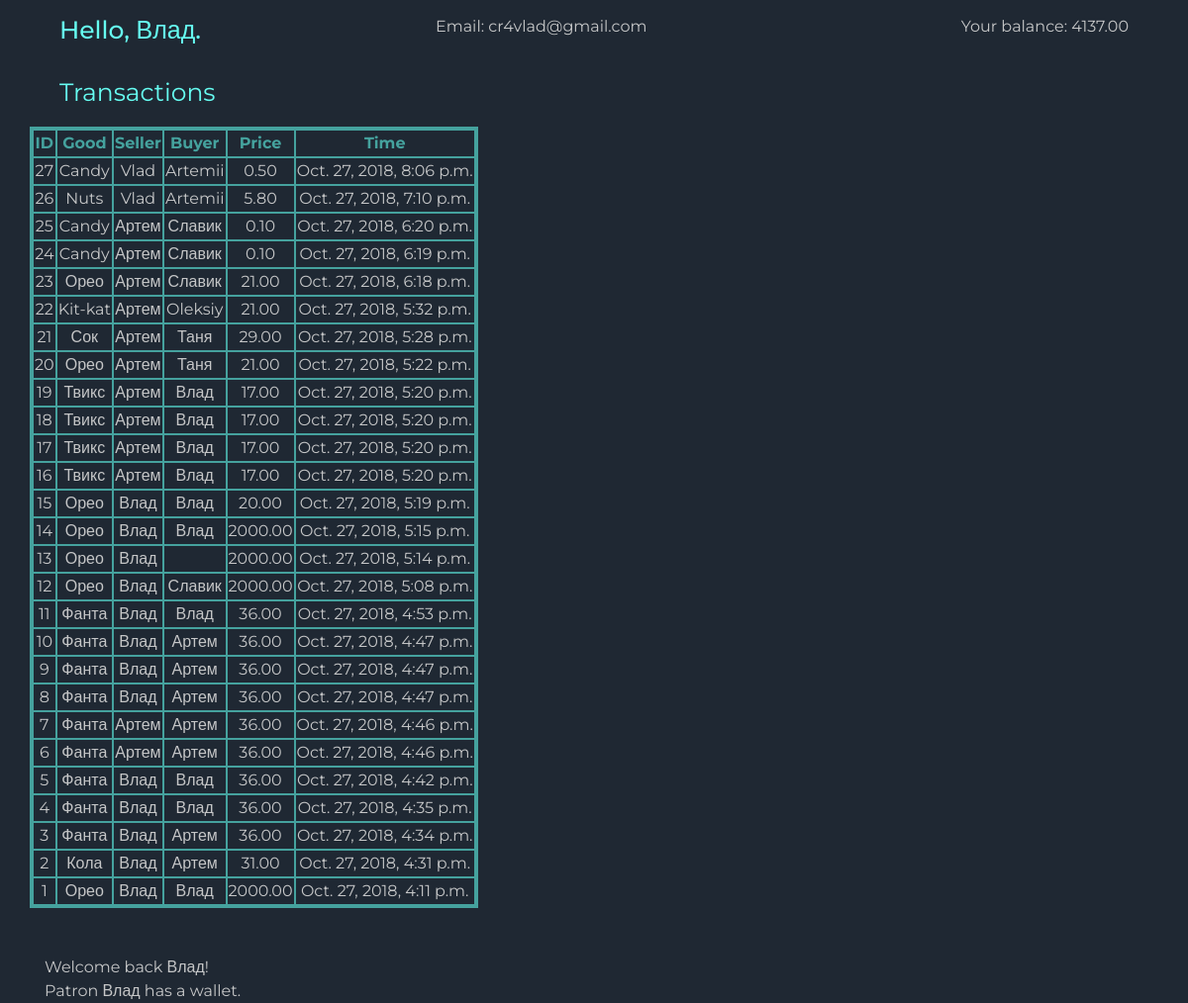
Page /retail/patron/Влад/ on the committed database.
### retail/models.py (models this page shows)
class Patron(models.Model):
    nickname = models.CharField(max_length=40)
    email = models.CharField(max_length=20, null=True)

class Wallet(models.Model):
    balance = models.DecimalField(decimal_places=2, max_digits=10, default=0)
    patron = models.OneToOneField(
        Patron, related_name='wallet', on_delete=models.PROTECT
    )
    class Meta:
        verbose_name = 'Wallet'
        verbose_name_plural = ' Wallets'

class Purchase(models.Model):
    name = models.CharField(max_length=255)
    price = models.DecimalField(default=0, max_digits=10, decimal_places=2)
    seller = models.ForeignKey(Patron, on_delete=models.CASCADE, related_name='seller')
    buyer = models.ForeignKey(Patron, on_delete=models.CASCADE, related_name='buyer')
    created = models.DateTimeField(auto_now_add=True)
    class Meta:
        verbose_name = 'Purchase'
        verbose_name_plural = 'Purchases'

### retail/templates/retail/dashboard.html (shortened to what this page needs)
{% load static %}
<!doctype html>
<html lang="en">
  <head>
    <link rel="stylesheet" href="https://stackpath.bootstrapcdn.com/bootstrap/4.1.3/css/bootstrap.min.css">
    <link rel="stylesheet" href="{% static 'css/style.css' %}">
  </head>
  <body>
  <div class='container'>
    <div class="row align-items-start justify-content-between">
      <div class="col-4"><h1>Hello, {{ patron.nickname }}.</h1></div>
      <div class="col-4"><p>Email: {{ patron.email }}</p></div>
      <div class="col-4 text-right"><p>Your balance: {{ wallet.balance }}</p></div>
    </div>
    <div class="row align-items-center">
      Transactions
    </div>
    <div class="row align-items-end">
      <div id="purchases">
        <table class="table-responsive">
          <tr><th>ID</th><th>Good</th><th>Seller</th><th>Buyer</th><th>Price</th><th>Time</th></tr>
          {% for purchase in purchases %}
          <tr><td>{{ purchase.pk }}</td><td>{{ purchase.name }}</td><td>{{ purchase.seller.nickname }}</td><td>{{ purchase.buyer.nickname }}</td><td>{{ purchase.price }}</td><td>{{ purchase.created }}</td></tr>
          {% endfor %}
        </table>
      </div>
    </div><br><br>
    {{ message | safe }}
  </div>
  </body>
</html>

### retail/static/css/style.css (style rules this page uses)
body { font-family: "Montserrat", "Helvetica", "Lucida Sans", "Lucida Sans Unicode", "Luxi Sans", Tahoma, sans-serif; font-size: 16px; color: #c5c6c7; background-color: #1f2833; }
h1, h2, h3, h4, h5, h6, .align-items-center { font-size: 25px; color: #66fcf1; margin: 15px; }
p { margin: 15px; }
table, td, th { text-align: center; border: 2px solid #45a29e; }
th { color: #45a29e; }

### rows in the picture
Patron: nickname "Влад", email "cr4vlad@gmail.com"
Wallet: balance "4137.00"
Purchase: pk "27", name "Candy", seller.nickname "Vlad", buyer.nickname "Artemii", price "0.50", created "Oct. 27, 2018, 8:06 p.m."
Purchase: pk "26", name "Nuts", seller.nickname "Vlad", buyer.nickname "Artemii", price "5.80", created "Oct. 27, 2018, 7:10 p.m."
Purchase: pk "25", name "Candy", seller.nickname "Артем", buyer.nickname "Славик", price "0.10", created "Oct. 27, 2018, 6:20 p.m."
Purchase: pk "24", name "Candy", seller.nickname "Артем", buyer.nickname "Славик", price "0.10", created "Oct. 27, 2018, 6:19 p.m."
Purchase: pk "23", name "Орео", seller.nickname "Артем", buyer.nickname "Славик", price "21.00", created "Oct. 27, 2018, 6:18 p.m."
Purchase: pk "22", name "Kit-kat", seller.nickname "Артем", buyer.nickname "Oleksiy", price "21.00", created "Oct. 27, 2018, 5:32 p.m."
Purchase: pk "21", name "Сок", seller.nickname "Артем", buyer.nickname "Таня", price "29.00", created "Oct. 27, 2018, 5:28 p.m."
Purchase: pk "20", name "Орео", seller.nickname "Артем", buyer.nickname "Таня", price "21.00", created "Oct. 27, 2018, 5:22 p.m."
Purchase: pk "19", name "Твикс", seller.nickname "Артем", buyer.nickname "Влад", price "17.00", created "Oct. 27, 2018, 5:20 p.m."
Purchase: pk "18", name "Твикс", seller.nickname "Артем", buyer.nickname "Влад", price "17.00", created "Oct. 27, 2018, 5:20 p.m."
Purchase: pk "17", name "Твикс", seller.nickname "Артем", buyer.nickname "Влад", price "17.00", created "Oct. 27, 2018, 5:20 p.m."
Purchase: pk "16", name "Твикс", seller.nickname "Артем", buyer.nickname "Влад", price "17.00", created "Oct. 27, 2018, 5:20 p.m."
Purchase: pk "15", name "Орео", seller.nickname "Влад", buyer.nickname "Влад", price "20.00", created "Oct. 27, 2018, 5:19 p.m."
Purchase: pk "14", name "Орео", seller.nickname "Влад", buyer.nickname "Влад", price "2000.00", created "Oct. 27, 2018, 5:15 p.m."
Purchase: pk "13", name "Орео", seller.nickname "Влад", price "2000.00", created "Oct. 27, 2018, 5:14 p.m."
Purchase: pk "12", name "Орео", seller.nickname "Влад", buyer.nickname "Славик", price "2000.00", created "Oct. 27, 2018, 5:08 p.m."
Purchase: pk "11", name "Фанта", seller.nickname "Влад", buyer.nickname "Влад", price "36.00", created "Oct. 27, 2018, 4:53 p.m."
Purchase: pk "10", name "Фанта", seller.nickname "Влад", buyer.nickname "Артем", price "36.00", created "Oct. 27, 2018, 4:47 p.m."
Purchase: pk "9", name "Фанта", seller.nickname "Влад", buyer.nickname "Артем", price "36.00", created "Oct. 27, 2018, 4:47 p.m."
Purchase: pk "8", name "Фанта", seller.nickname "Влад", buyer.nickname "Артем", price "36.00", created "Oct. 27, 2018, 4:47 p.m."
Purchase: pk "7", name "Фанта", seller.nickname "Артем", buyer.nickname "Артем", price "36.00", created "Oct. 27, 2018, 4:46 p.m."
Purchase: pk "6", name "Фанта", seller.nickname "Артем", buyer.nickname "Артем", price "36.00", created "Oct. 27, 2018, 4:46 p.m."
Purchase: pk "5", name "Фанта", seller.nickname "Влад", buyer.nickname "Влад", price "36.00", created "Oct. 27, 2018, 4:42 p.m."
Purchase: pk "4", name "Фанта", seller.nickname "Влад", buyer.nickname "Влад", price "36.00", created "Oct. 27, 2018, 4:35 p.m."
Purchase: pk "3", name "Фанта", seller.nickname "Влад", buyer.nickname "Артем", price "36.00", created "Oct. 27, 2018, 4:34 p.m."
Purchase: pk "2", name "Кола", seller.nickname "Влад", buyer.nickname "Артем", price "31.00", created "Oct. 27, 2018, 4:31 p.m."
Purchase: pk "1", name "Орео", seller.nickname "Влад", buyer.nickname "Влад", price "2000.00", created "Oct. 27, 2018, 4:11 p.m."

### other values in the picture
{{ message | safe }} "Welcome back Влад! Patron Влад has a wallet."
